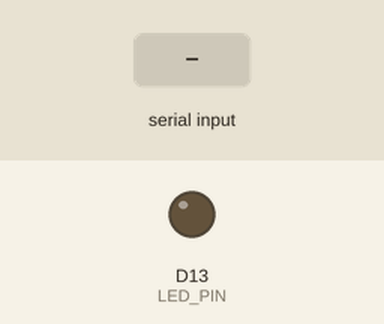
The sketch below on a simulated Arduino Uno R4 WiFi. On the bench: output pins drawn as LEDs (lit = HIGH). The inputs (shaded band) are chosen by the test bench. Nothing arrives over Bluetooth unless stated; a phone connects over Bluetooth LE 3 s after start; what the sketch prints to the serial monitor is not drawn.

Above: at 1.2 s.
1.3 s: "1" received over Serial
At 1.7 s:
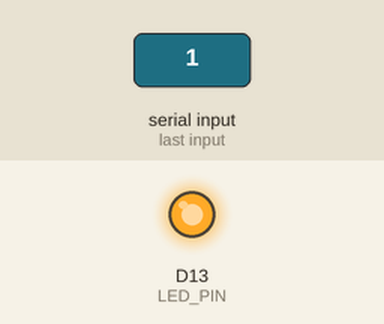
2.8 s: "0" received over Serial
At 4.0 s:
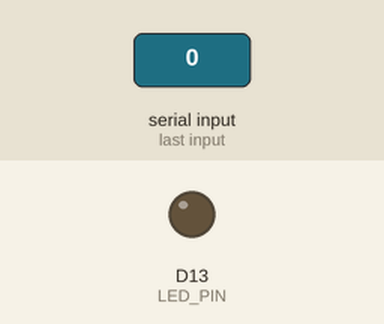
Timing chart, 0 to 5.8 s (numbered marks = the images above; inputs shaded):
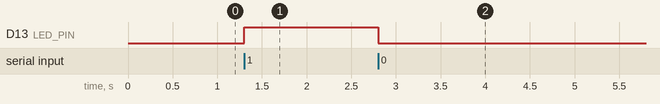

Measured:
- after the input at 1.3 s, D13 (LED_PIN): LOW → HIGH at once
- after the input at 2.8 s, D13 (LED_PIN): HIGH → LOW at once

The sketch:

cage_led.ino
```cpp
/*
  Reward LED for task.html (Arduino Uno R4 WiFi).
  '1' turns the LED on, '0' turns it off. Commands arrive either:
    - over Bluetooth LE (Android tablet, Chrome Web Bluetooth), or
    - over the USB cable at 9600 baud (desktop Chrome Web Serial, arduino_test.html).

  Needs the ArduinoBLE library: Arduino IDE > Tools > Manage Libraries > search "ArduinoBLE".
  The UUIDs below must match BLE_SERVICE / BLE_LED in task.html.
*/
#include <ArduinoBLE.h>

const int LED_PIN = LED_BUILTIN;   // change to the pin your LED is wired to

BLEService ledService("19b10000-e8f2-537e-4f6c-d104768a1214");
BLEByteCharacteristic ledCommand("19b10001-e8f2-537e-4f6c-d104768a1214", BLEWrite | BLEWriteWithoutResponse);

bool bleOk = false;

void setLed(char c) {
  if (c == '1') digitalWrite(LED_PIN, HIGH);
  if (c == '0') digitalWrite(LED_PIN, LOW);
}

void setup() {
  pinMode(LED_PIN, OUTPUT);
  digitalWrite(LED_PIN, LOW);
  Serial.begin(9600);              // must match ARDUINO_BAUD in task.html

  bleOk = BLE.begin();
  if (!bleOk) {
    // Bluetooth didn't start (often fixed by updating the board's WiFi/BLE firmware).
    // USB serial still works.
    Serial.println("BLE failed to start");
    return;
  }
  BLE.setLocalName("CageLED");
  BLE.setAdvertisedService(ledService);   // lets the browser's picker find this board
  ledService.addCharacteristic(ledCommand);
  BLE.addService(ledService);
  BLE.advertise();
  Serial.println("BLE advertising as CageLED");
}

void loop() {
  if (bleOk) {
    BLE.poll();
    if (ledCommand.written()) setLed((char)ledCommand.value());
  }
  while (Serial.available()) setLed((char)Serial.read());
}
```
